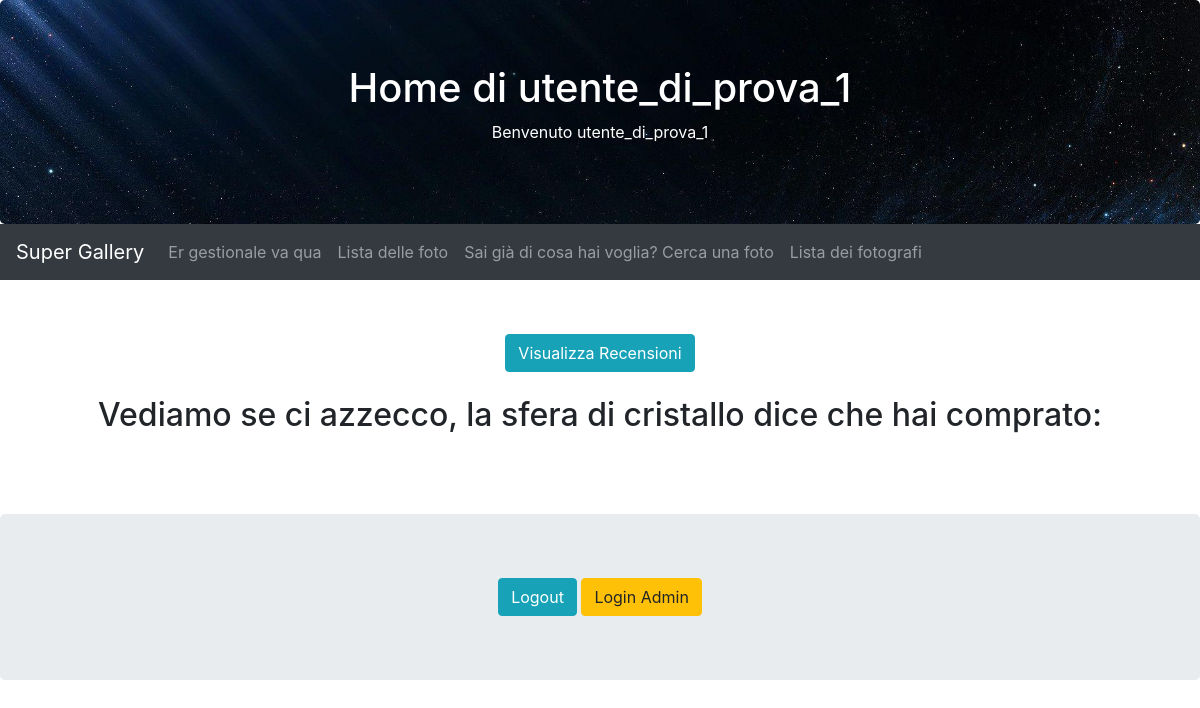
Before: /APPfoto/situation/ (signed in) with the older database file.
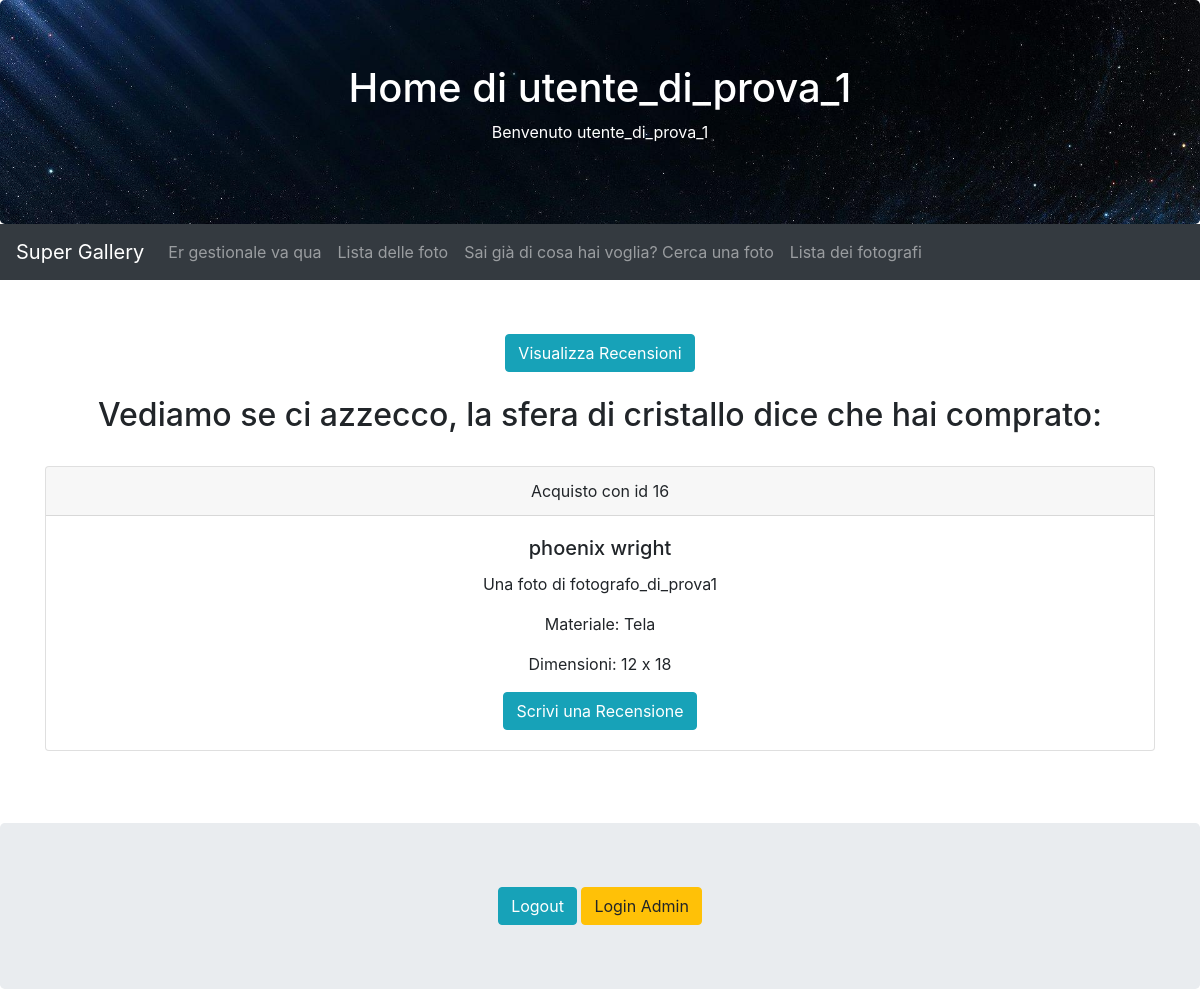
After: the same page with the newer database file.
### APPfoto/models.py (models this page shows, shortened)
class Acquisto(models.Model):
    MATERIALE_DI_STAMPA = [
        ("Carta Fotografica", "Carta Fotografica"),
        ("Tela", "Tela"),
        ("Carta Standard", "Carta Standard"),
        ("Lamiera Semplice", "Lamiera Semplice"),
        ("Lamiera Premium", "Lamiera Premium"),
        ("Puzzle", "Puzzle")
        ]
    DIMENSIONI = [
        ("10 x 15", "10 x 15"),
        ("12 x 18", "12 x 18"),
        ("13 x 19", "13 x 19")
    ]
    foto = models.ForeignKey(Foto, on_delete=models.CASCADE, related_name="venduti")
    acquirente = models.ForeignKey(User,on_delete=models.CASCADE, related_name="acquisti")
    materiale = models.CharField(max_length=100, choices=MATERIALE_DI_STAMPA)
    dimensioni = models.CharField(max_length=100, choices=DIMENSIONI)

class Foto(models.Model):
    COLOUR_CHOICES = [
        ("Black", "Black"),
        ("Dark Blue", "Dark Blue"),
        ("Green", "Green"),
        ("Grey", "Grey"),
        ("Light Blue", "Light Blue"),
        ("Orange", "Orange"),
        ("Pink", "Pink"),
        ("Purple", "Purple"),
        ("Red", "Red"),
        ("White", "White"),
        ("Yellow", "Yellow"),
    ]
    name = models.CharField(max_length=50, default="No name Given")
    main_colour = models.CharField(max_length=100, choices=COLOUR_CHOICES)
    landscape = models.BooleanField()
    actual_photo = models.ImageField(upload_to='uploads/')
    artist = models.ForeignKey(User, on_delete=models.CASCADE, default=0)
    price = models.DecimalField(verbose_name="prezzo", max_digits=5, decimal_places=2, default=0.00)
    creation_date = models.DateTimeField(auto_now_add=True)

### APPfoto/views.py (the view)
# urls.py: path("situation/", views.my_situation, name="situation"),
@login_required
def my_situation(request):
     user = get_object_or_404(User, pk=request.user.pk)
     return render(request, "APPfotoTempl/situation.html")

### APPfoto/templates/APPfotoTempl/situation.html (shortened to what this page needs)
{% extends 'base.html' %}
{% block header1 %}
  <h1>Home di {{ user.username }} </h1>
  <p>Benvenuto
    {% if user.is_authenticated %}
     {{ user.username }}
    {% else %}
    Utente non registrato
        <br>
        Wait a minute, who are you?
    {% endif %}
  </p>
{% endblock %}
{% block content %}
     <br> <a href="{% url 'APPfoto:RecensioniUtente' %}" class="btn btn-info">Visualizza Recensioni</a>
    <br>
    <br>
  <h2> Vediamo se ci azzecco, la sfera di cristallo dice che hai comprato: </h2>
  <br>
  {% for acquisto in user.acquisti.all %}
    <div class="card">
      <div class="card-header">
         Acquisto con id {{ acquisto.pk }}
      </div>
      <div class="card-body">
        <h5 class="card-title">{{ acquisto.foto.name }}</h5>
        <p class="card-text">Una foto di {{ acquisto.foto.artist.username }} </p>
        <p class="card-text">Materiale: {{ acquisto.get_materiale_display }}</p>
        <p class="card-text">Dimensioni: {{ acquisto.get_dimensioni_display }}</p>
        <a href="{% url 'APPfoto:CreaRecensione' acquisto.pk %}" class="btn btn-info"> Scrivi una Recensione </a>
      </div>
    </div>
    <br>
  {% endfor %}
  <br>
{% endblock %}

Changed rows visible on the page:
added Acquisto: pk "16", foto.name "phoenix wright", foto.artist.username "fotografo_di_prova1", materiale "Tela", dimensioni "12 x 18"
